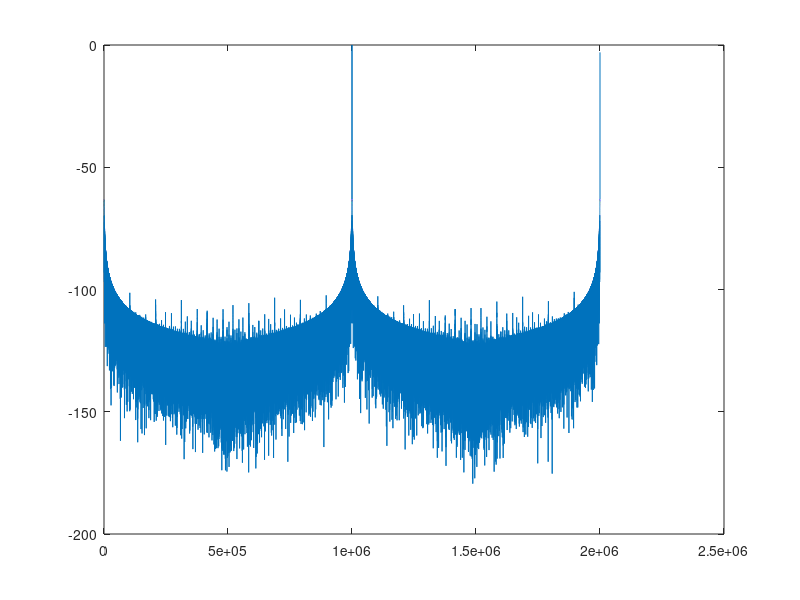

Write the MATLAB code that produced this figure.
function Test
%TEST Summary of this function goes here
%   Detailed explanation goes here
close all;

i=-1000:0.001:1000;

A_filter = exp(j*pi*i.^2);

raw_data = exp(-j*pi*i.^2);

f_filter=fft(A_filter);
f_filter=fft(A_filter);
f_data=fft(raw_data);
f_out=f_filter.*f_data;
f_out=fftshift(f_out);
out=abs(fftshift(ifft(f_out)));
out=10*log10(out/max(out));

figure(2)
plot(out)

end

